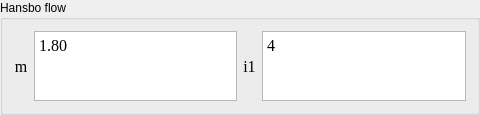
   <widget class="QGroupBox" name="groupBox_5">
    <property name="geometry">
     <rect>
      <x>10</x>
      <y>400</y>
      <width>480</width>
      <height>61</height>
     </rect>
    </property>
    <property name="sizePolicy">
     <sizepolicy hsizetype="Minimum" vsizetype="Minimum">
      <horstretch>0</horstretch>
      <verstretch>0</verstretch>
     </sizepolicy>
    </property>
    <property name="title">
     <string>Hansbo flow</string>
    </property>
    <layout class="QGridLayout" name="gridLayout_5">
     <item row="0" column="1">
      <widget class="QPlainTextEdit" name="plainTextEdit_22">
       <property name="sizePolicy">
        <sizepolicy hsizetype="Expanding" vsizetype="Expanding">
         <horstretch>0</horstretch>
         <verstretch>0</verstretch>
        </sizepolicy>
       </property>
       <property name="font">
        <font>
         <family>Times New Roman</family>
         <pointsize>12</pointsize>
        </font>
       </property>
       <property name="acceptDrops">
        <bool>true</bool>
       </property>
       <property name="inputMethodHints">
        <set>Qt::ImhMultiLine</set>
       </property>
       <property name="verticalScrollBarPolicy">
        <enum>Qt::ScrollBarAlwaysOff</enum>
       </property>
       <property name="horizontalScrollBarPolicy">
        <enum>Qt::ScrollBarAlwaysOff</enum>
       </property>
       <property name="plainText">
        <string>1.80</string>
       </property>
       <property name="centerOnScroll">
        <bool>false</bool>
       </property>
      </widget>
     </item>
     <item row="0" column="0">
      <widget class="QLabel" name="label_2">
       <property name="font">
        <font>
         <family>Times New Roman</family>
         <pointsize>12</pointsize>
        </font>
       </property>
       <property name="text">
        <string>m</string>
       </property>
       <property name="alignment">
        <set>Qt::AlignCenter</set>
       </property>
      </widget>
     </item>
     <item row="0" column="3">
      <widget class="QPlainTextEdit" name="plainTextEdit_23">
       <property name="sizePolicy">
        <sizepolicy hsizetype="Expanding" vsizetype="Expanding">
         <horstretch>0</horstretch>
         <verstretch>0</verstretch>
        </sizepolicy>
       </property>
       <property name="font">
        <font>
         <family>Times New Roman</family>
         <pointsize>12</pointsize>
        </font>
       </property>
       <property name="acceptDrops">
        <bool>true</bool>
       </property>
       <property name="inputMethodHints">
        <set>Qt::ImhMultiLine</set>
       </property>
       <property name="verticalScrollBarPolicy">
        <enum>Qt::ScrollBarAlwaysOff</enum>
       </property>
       <property name="horizontalScrollBarPolicy">
        <enum>Qt::ScrollBarAlwaysOff</enum>
       </property>
       <property name="plainText">
        <string>4</string>
       </property>
       <property name="centerOnScroll">
        <bool>false</bool>
       </property>
      </widget>
     </item>
     <item row="0" column="2">
      <widget class="QLabel" name="label_24">
       <property name="font">
        <font>
         <family>Times New Roman</family>
         <pointsize>12</pointsize>
        </font>
       </property>
       <property name="text">
        <string>i1</string>
       </property>
       <property name="alignment">
        <set>Qt::AlignCenter</set>
       </property>
      </widget>
     </item>
    </layout>
   </widget>
